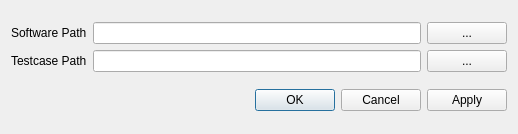
<?xml version="1.0" encoding="UTF-8"?>
<ui version="4.0">
 <class>PreferenceDialog</class>
 <widget class="QDialog" name="PreferenceDialog">
  <property name="geometry">
   <rect>
    <x>0</x>
    <y>0</y>
    <width>518</width>
    <height>134</height>
   </rect>
  </property>
  <property name="windowTitle">
   <string>Preference</string>
  </property>
  <layout class="QVBoxLayout" name="verticalLayout">
   <item>
    <layout class="QGridLayout" name="gridLayout">
     <item row="0" column="0">
      <widget class="QLabel" name="label">
       <property name="text">
        <string>Software Path</string>
       </property>
      </widget>
     </item>
     <item row="0" column="1">
      <widget class="QLineEdit" name="softwarePath"/>
     </item>
     <item row="0" column="2">
      <widget class="QPushButton" name="browseSoftware">
       <property name="text">
        <string>...</string>
       </property>
      </widget>
     </item>
     <item row="1" column="0">
      <widget class="QLabel" name="label_10">
       <property name="text">
        <string>Testcase Path</string>
       </property>
      </widget>
     </item>
     <item row="1" column="1">
      <widget class="QLineEdit" name="testcasePath"/>
     </item>
     <item row="1" column="2">
      <widget class="QPushButton" name="browseTestcase">
       <property name="text">
        <string>...</string>
       </property>
      </widget>
     </item>
    </layout>
   </item>
   <item>
    <widget class="QDialogButtonBox" name="buttonBox">
     <property name="orientation">
      <enum>Qt::Horizontal</enum>
     </property>
     <property name="standardButtons">
      <set>QDialogButtonBox::Apply|QDialogButtonBox::Cancel|QDialogButtonBox::Ok</set>
     </property>
    </widget>
   </item>
  </layout>
 </widget>
 <resources/>
 <connections>
  <connection>
   <sender>buttonBox</sender>
   <signal>accepted()</signal>
   <receiver>PreferenceDialog</receiver>
   <slot>accept()</slot>
   <hints>
    <hint type="sourcelabel">
     <x>248</x>
     <y>254</y>
    </hint>
    <hint type="destinationlabel">
     <x>157</x>
     <y>274</y>
    </hint>
   </hints>
  </connection>
  <connection>
   <sender>buttonBox</sender>
   <signal>rejected()</signal>
   <receiver>PreferenceDialog</receiver>
   <slot>reject()</slot>
   <hints>
    <hint type="sourcelabel">
     <x>316</x>
     <y>260</y>
    </hint>
    <hint type="destinationlabel">
     <x>286</x>
     <y>274</y>
    </hint>
   </hints>
  </connection>
 </connections>
</ui>
